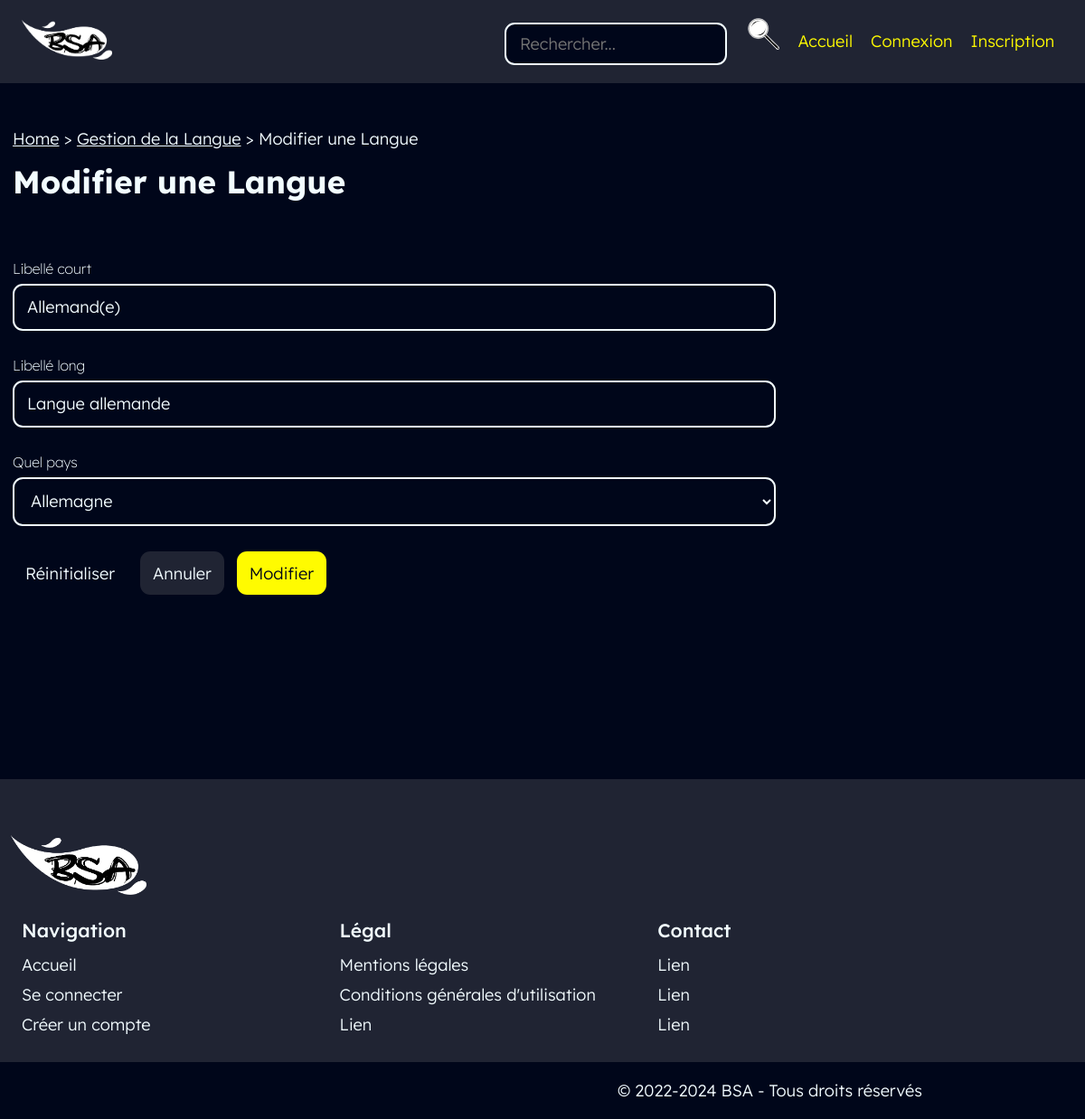
Page /back/langue/updateLangue.php?id=ALLE01 on the committed database.
### tables this page shows
create table langue
(
   numLang varchar(8) not null,   
   lib1Lang varchar(30),          
   lib2Lang varchar(60),          
   numPays char(4) null,          
   primary key (numLang)
);

create table PAYS
(
   numPays char(4) not null,  
   cdPays char(2) not null,  
   frPays varchar(255) not null,  
   enPays varchar(255) default null,  
   primary key (numPays)
);

### CLASS_CRUD/langue.class.php (called while the page is built, shortened)
<?php
require_once __DIR__ . '../../connect/database.php';
class langue{
	function get_1Langue($numLang){
		global $db;
		try {
			$query = 'SELECT * FROM langue WHERE numLang=?;';
			$request = $db->prepare($query);
			$request->execute([$numLang]);
			$result = $request->fetch();
			if(isset($request)) {
				return($result);
			} else {
				throw new ErrorException('Langue not found');
			}
		}
		catch (PDOException $e) {
			$db->rollBack();
			$request->closeCursor();
			die('Erreur insert langue : ' . $e->getMessage());
		}
	}
	function get_AllPays(){
		global $db;
		$query = 'SELECT * FROM PAYS;';
		$result = $db->query($query);
		$allPays = $result->fetchAll();
		return($allPays);
	}
}

### back/langue/updateLangue.php (the view, shortened to what this page needs)
<?php
$submitBtn = "Modifier";
$pageCrud = "langue";
$pagePrecedent = "./$pageCrud.php";
require_once __DIR__ . '/../../util/index.php';
require_once __DIR__ . '/../../class_crud/langue.class.php';
$maLangue = new langue();
include __DIR__ . '/../../layouts/back/head.php';
    $langue = $maLangue->get_1Langue($_GET['id']);
    $lib1Lang = $langue['lib1Lang'];
    $lib2Lang = $langue['lib2Lang'];
    $idPays = $langue['numPays'];
?>
    <form
        class="admin-form"
        method="POST"
        action="<?= htmlspecialchars($_SERVER['PHP_SELF']); ?>?id=<?=$_GET['id'] ?>"
        enctype="multipart/form-data"
        accept-charset="UTF-8"
    >
        <div class="field">
            <label for="lib1Lang">Libellé court</label>
            <input name="lib1Lang" id="lib1Lang" size="80" maxlength="80" value="<?= $lib1Lang; ?>" />
        </div>
        <div class="field">
            <label for="lib2Lang">Libellé long</label>
            <input name="lib2Lang" id="lib2Lang" size="80" maxlength="80" value="<?= $lib2Lang; ?>" />
        </div>
        <div class="field">
            <label for="idPays">Quel pays</label>
            <select name="idPays" id="idPays">
                <?php
                    $allPays = $maLangue->get_AllPays();
                    foreach($allPays as $pays) {
                ?>
                    <option <?=$pays['numPays']==$idPays?'selected':'' ?> value="<?= $pays['numPays'] ?>" ><?=$pays['frPays'] ?></option>
                <?php } ?>
            </select>
        </div>
        <div class="controls">
        <a class="btn btn-lg btn-text" title="Réinitialiser" href="<?= htmlspecialchars($_SERVER['PHP_SELF']); ?>?id=<?=$_GET['id'] ?>">Réinitialiser</a>
            <a class="btn btn-lg btn-secondary" title="Annuler" href="<?=$pagePrecedent?>">Annuler</a>
            <input class="btn btn-lg" title="<?=$submitBtn?>" type="submit" value="<?=$submitBtn?>" />
        </div>
    </form>
<?php require_once __DIR__ . '/../../layouts/back/foot.php'; ?>

### assets/css/var.css (style rules this page uses)
:root { font-size: 14px; --bg1: #00061A ; --bg2: #202433 ; --bg3: #40434D ; --p1: #F2FCFF ; --p2: #D5DDDF ; --p3:#B9BEBF ; --i:#FFFB00 ; --g1:#2F23D6 ; --g2:#4AC5E8 ; --g3:#D91D1D ; --g4:#EE7C0B ; --g5:#05C323 ; --g6:#EC03E5 ; --gFocus: #9da3f5; --h1: 400 6rem 'a Attack Graffiti', sans-serif; --h2: 700 2.5rem "Lexend Deca", sans-serif; --h3: 600 1.75rem "Lexend Deca", sans-serif; --h4: 500 1.5rem "Lexend Deca", sans-serif; --p: 300 1.3rem "Lexend Deca", sans-serif; --label: 200 1.125rem "Lexend Deca", sans-serif; --rounded-md: 0.6rem; --rounded-lg: 0.8rem; }

### assets/css/master.css (style rules this page uses)
body { background-color: var(--bg1); color: var(--p1); position: relative; width: 100%; }
* { box-sizing: border-box; margin: 0; padding: 0; background: var(--background); color: var(--color); outline: 0px solid transparent; }
input, select, textarea, .input { padding: 0.9rem 1rem; border-radius: var(--rounded-lg); border: 2px solid var(--p1); font: var(--p); }
select option { color: var(--bg1); }
input[type="submit" i], input[type="button" i], input[type="submit"], input[type="button"] { border: none; cursor: pointer; }
.btn { --color: var(--bg1); --background: var(--i); text-decoration: none; font: var(--p); display: inline-block; text-align: center; cursor: pointer; border: none; transition: transform .2s, outline .2s; }
.btn.btn-lg { padding: 0.9rem 1rem; border-radius: var(--rounded-lg); }
.btn.btn-text { --background: transparent; --color: var(--p1); }
.btn.btn-secondary { --background: var(--bg2); --color: var(--p1); }
label, .font-label { font: var(--label); }
label { margin-bottom: 0.5rem; }

### assets/css/admin.css (style rules this page uses)
.admin-form { display: flex; flex-direction: column; gap: 2rem; align-items: flex-start; justify-content: flex-start; }
.admin-form .field { position: relative; width: 100%; display: flex; flex: 1; flex-direction: column; align-items: flex-start; }
.admin-form .field > * { display: block; position: relative; max-width: 100%; flex: 1; width: 100% !important; }
.admin-form .controls { display: flex; flex-flow: row wrap; gap: 1rem; }

### rows in the picture
langue: lib1Lang "Allemand(e)", lib2Lang "Langue allemande", idPays "Allemagne"

### other values in the picture
$navItemLabel "Home"
$navItemLabel "Gestion de la Langue"
$navItemLabel "Modifier une Langue"
$pageTitle "Modifier une Langue"
